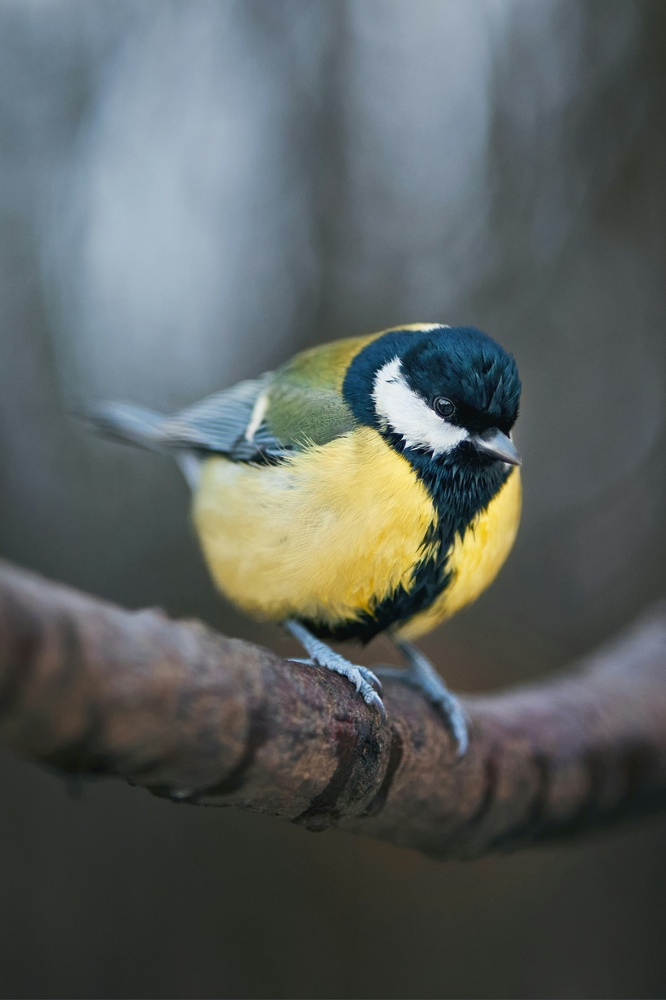
#> input picture bird.jpg, 666 x 1000 px, shrunk from 2218 x 3328 before the run, given in place of the camera
$ python main.py
#> lines starting #> are read from the running program, lines starting #| are printed output that depends on the picture; after the words box and inside, x2 and y2 are one past the last pixel; in counts of white or black regions, pixels touching at a corner belong together
### color detection 3/util.py
import numpy as np
import cv2

def get_limits(color_bgr):
    color_bgr_np = np.uint8([[color_bgr]])
    color_hsv = cv2.cvtColor(color_bgr_np, cv2.COLOR_BGR2HSV)[0][0]

    hue = color_hsv[0]
    saturation = color_hsv[1]
    value = color_hsv[2]

    hue_range = 10
    lower_hue = max(hue - hue_range, 0)
    upper_hue = min(hue + hue_range, 180)

    lower_sat = max(saturation - 40, 50)
    upper_sat = 255
    lower_val = max(value - 40, 50)
    upper_val = 255

    lower_limit = np.array([lower_hue, lower_sat, lower_val], dtype=np.uint8)
    upper_limit = np.array([upper_hue, upper_sat, upper_val], dtype=np.uint8)

    return lower_limit, upper_limit

### color detection 3/main.py
import cv2
from util import get_limits
from PIL import Image
import numpy as np

def nothing(x):
    pass

# Create a window for the trackbars
cv2.namedWindow("Trackbars")
cv2.createTrackbar("LowH", "Trackbars", 0, 180, nothing)
cv2.createTrackbar("HighH", "Trackbars", 180, 180, nothing)
cv2.createTrackbar("LowS", "Trackbars", 50, 255, nothing)
cv2.createTrackbar("HighS", "Trackbars", 255, 255, nothing)
cv2.createTrackbar("LowV", "Trackbars", 50, 255, nothing)
cv2.createTrackbar("HighV", "Trackbars", 255, 255, nothing)

cap = cv2.VideoCapture(0)
yellow = [0, 255, 255]

if not cap.isOpened():
    print("Error: Camera could not be opened.")
    exit()

while True:
    ret, frame = cap.read()
#> frame is the input picture: shape (1000, 666, 3); mean B, G, R 94.1, 95.6, 89.8
    if not ret:
        print("Failed to grab frame.")
        continue

    hsvImage = cv2.cvtColor(frame, cv2.COLOR_BGR2HSV)
#> hsvImage: shape (1000, 666, 3); mean H, S, V 75, 46.4, 102.7
    lowerLimit, upperLimit = get_limits(yellow)

    # Override limits with trackbar positions
    lowerLimit = np.array([cv2.getTrackbarPos("LowH", "Trackbars"),
                           cv2.getTrackbarPos("LowS", "Trackbars"),
                           cv2.getTrackbarPos("LowV", "Trackbars")])
    upperLimit = np.array([cv2.getTrackbarPos("HighH", "Trackbars"),
                           cv2.getTrackbarPos("HighS", "Trackbars"),
                           cv2.getTrackbarPos("HighV", "Trackbars")])

    mask = cv2.inRange(hsvImage, lowerLimit, upperLimit)
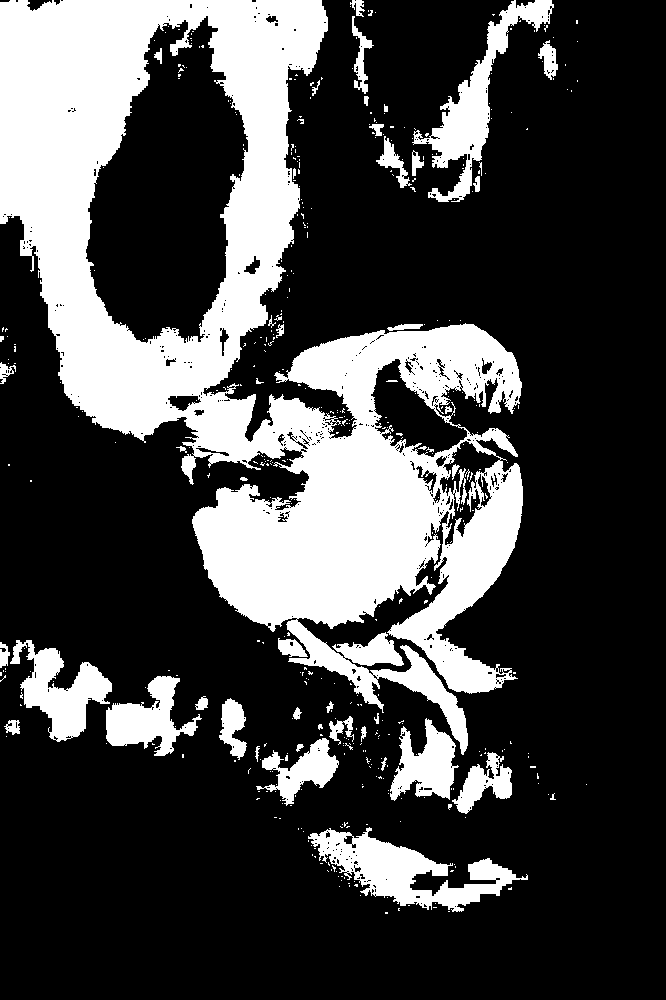
#> mask: shape (1000, 666); 27.1% white; 453 white regions (404 under 20 px), largest, box (x1, y1, x2, y2) and area: (0, 0, 523, 755) 145220, (308, 827, 528, 912) 7070, (412, 0, 554, 202) 6230
    result = cv2.bitwise_and(frame, frame, mask=mask)
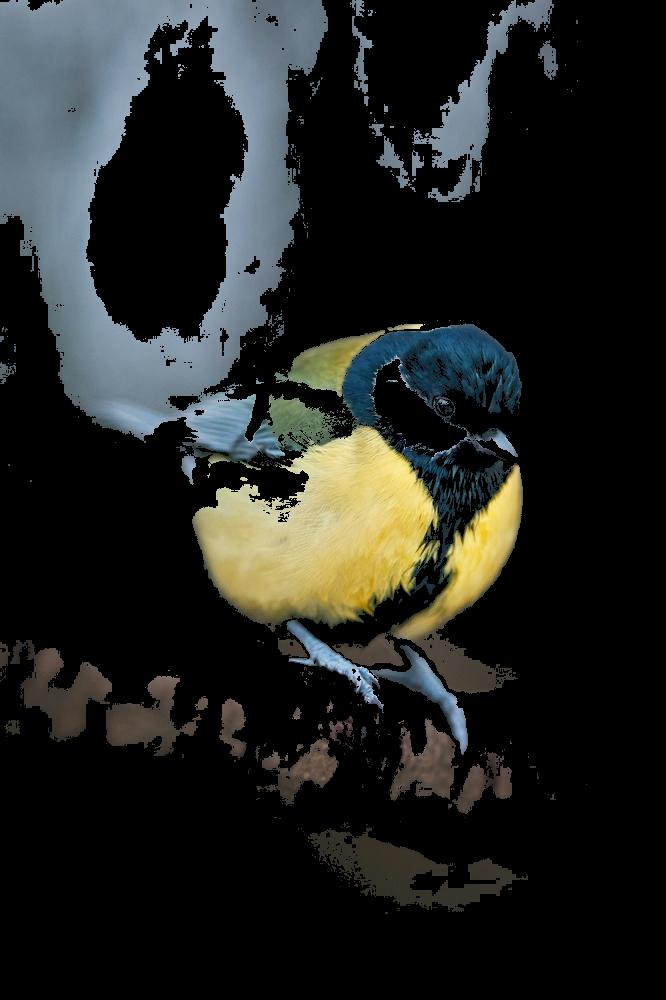
#> result: shape (1000, 666, 3); mean B, G, R 32.1, 34.7, 32.7
    bbox = Image.fromarray(mask).getbbox()
#> bbox = (0, 0, 587, 914)

    if bbox is not None:
        x1, y1, x2, y2 = bbox
#> x1 = 0; y1 = 0; x2 = 587; y2 = 914
        frame = cv2.rectangle(frame, (x1, y1), (x2, y2), (0, 255, 0), 5)
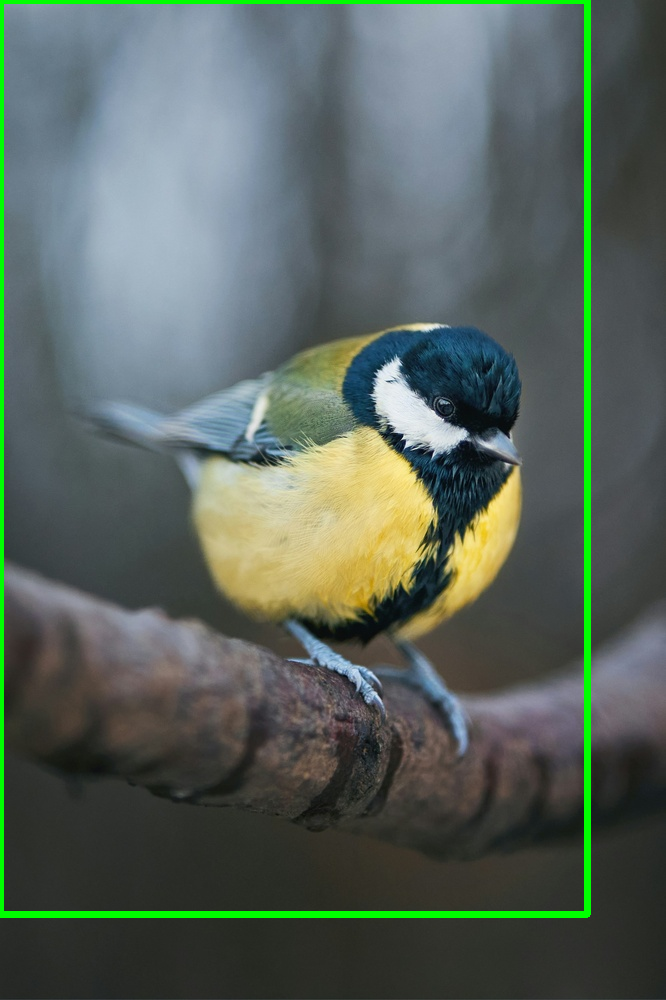
#> frame: shape (1000, 666, 3); 2.47% of pixels changed, all inside (x1, y1, x2, y2) = (0, 0, 591, 918)

    cv2.imshow('frame', frame)


    if cv2.waitKey(1) & 0xFF == ord('q'):
#> (key q is pressed here)
        break

cap.release()
cv2.destroyAllWindows()
